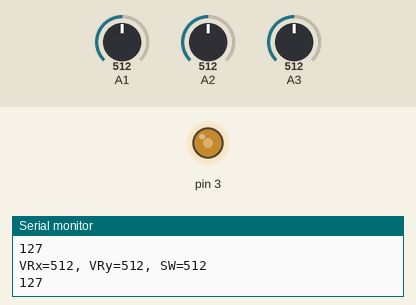
The sketch below on a simulated Arduino Uno, built with avr-gcc and run on an emulated ATmega328P. Parts: output pins drawn as LEDs (lit = HIGH), the last lines printed to the serial monitor. The inputs (shaded band) are chosen by the test bench; at power-on: A2 = 512, A1 = 512, A3 = 512.

Above: at 1.2 s.
1.3 s: A2 set to 716
At 2.5 s:
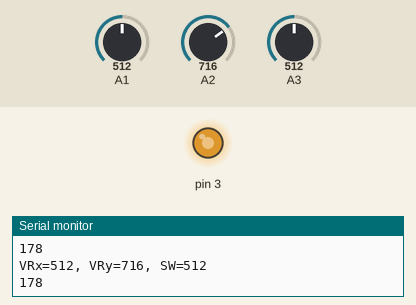
2.8 s: A2 set to 900
At 3.2 s:
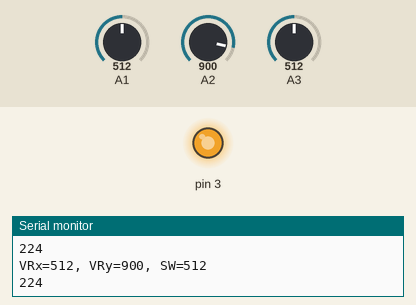
4.3 s: A2 set to 122
At 4.9 s:
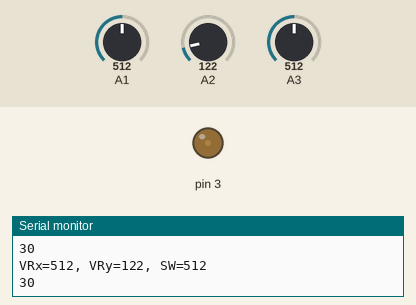
5.8 s: A2 set to 45
At 6.6 s:
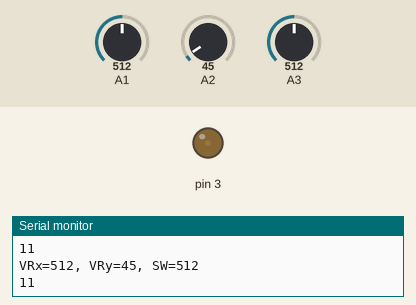
8.8 s: A2 set to 37
At 9.9 s:
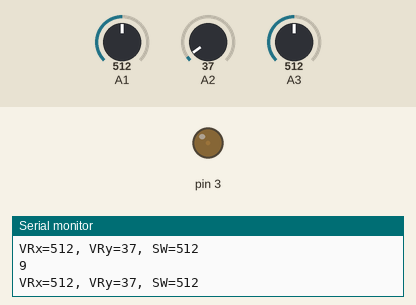
10.3 s: A2 set to 511
At 11.5 s:
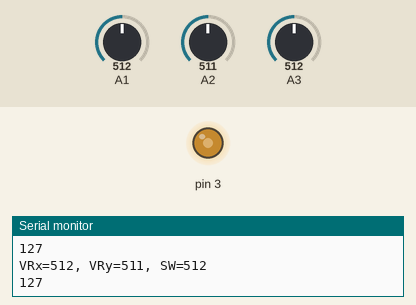
Timing chart, 0 to 12.8 s (numbered marks = the images above; inputs shaded):
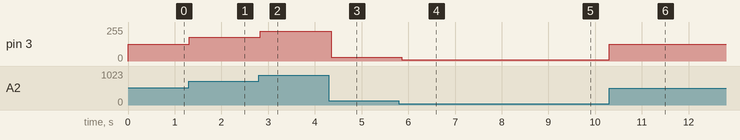

Measured:
- after the input at 1.3 s, pin 3: 127/255 → 178/255 at once
- after the input at 2.8 s, pin 3: 178/255 → 224/255 at once
- after the input at 4.3 s, pin 3: 224/255 → 30/255 after 0.05 s
- after the input at 5.8 s, pin 3: 30/255 → 11/255 after 0.06 s
- after the input at 8.8 s, pin 3: 11/255 → 9/255 after 0.09 s
- after the input at 10.3 s, pin 3: 9/255 → 127/255 at once

The sketch:

ArduinoJoyStick.ino
```cpp
void setup() {
  pinMode(3, OUTPUT);
  Serial.begin(9600);
}

void loop() {
  int vrx, vry, sw;

  vrx = analogRead(A1);
  vry = analogRead(A2);
  sw  = analogRead(A3);

  char buf[100];
  sprintf(buf, "VRx=%d, VRy=%d, SW=%d", vrx, vry, sw);
  Serial.println(buf);

  int y = map(vry, 0, 1023, 0, 255);
  Serial.println(y);
  analogWrite(3, y);
  delay(100);
}
```
